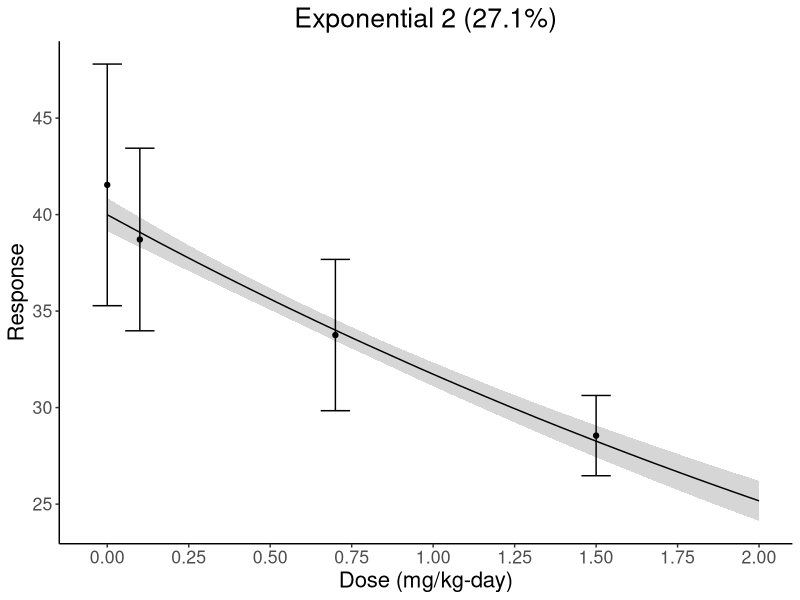
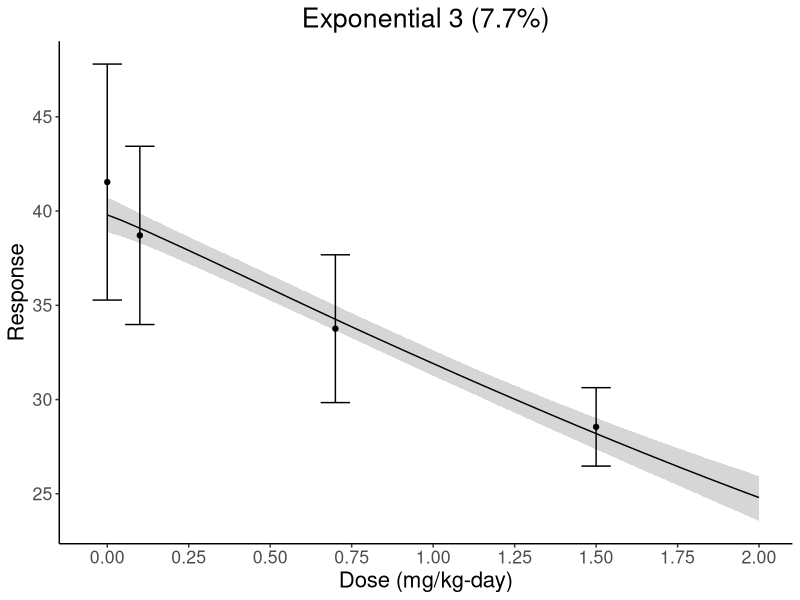
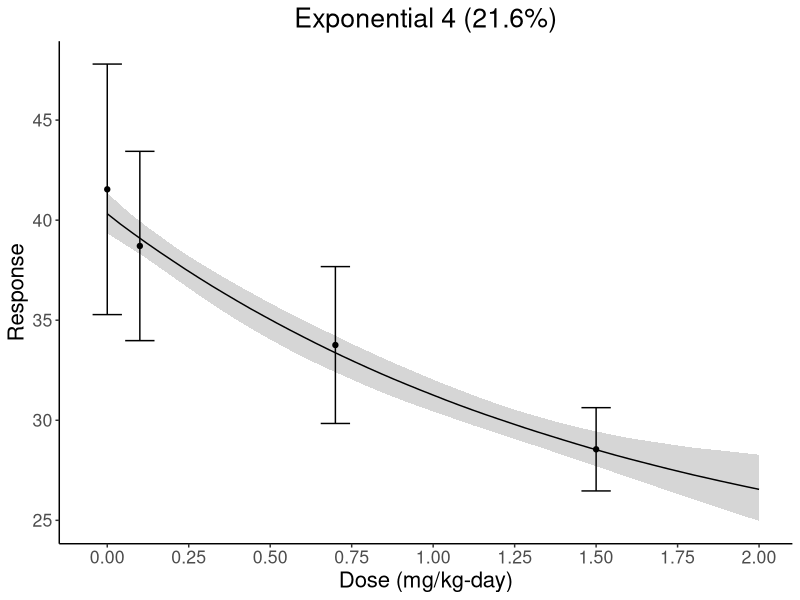
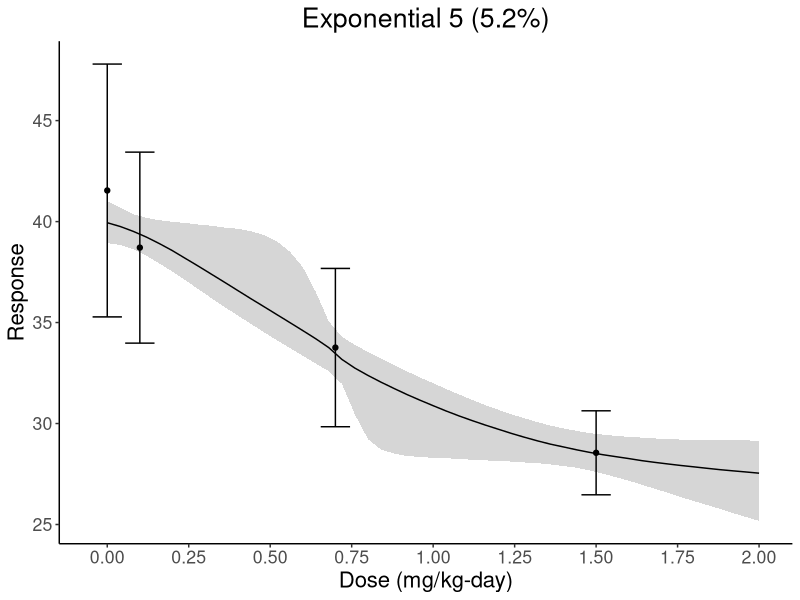
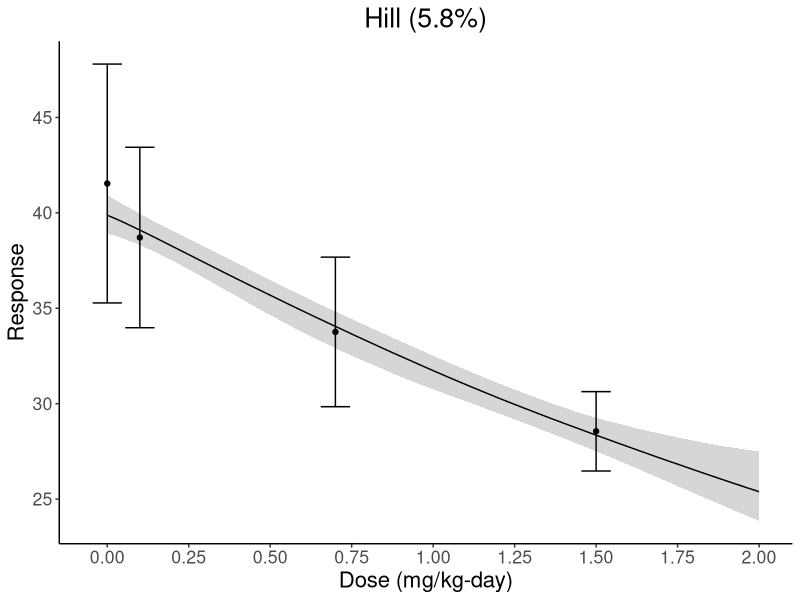
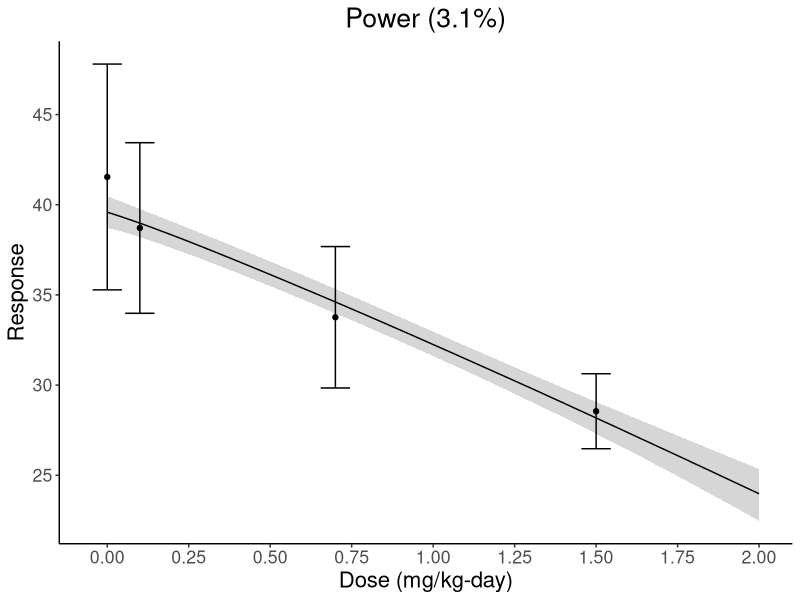
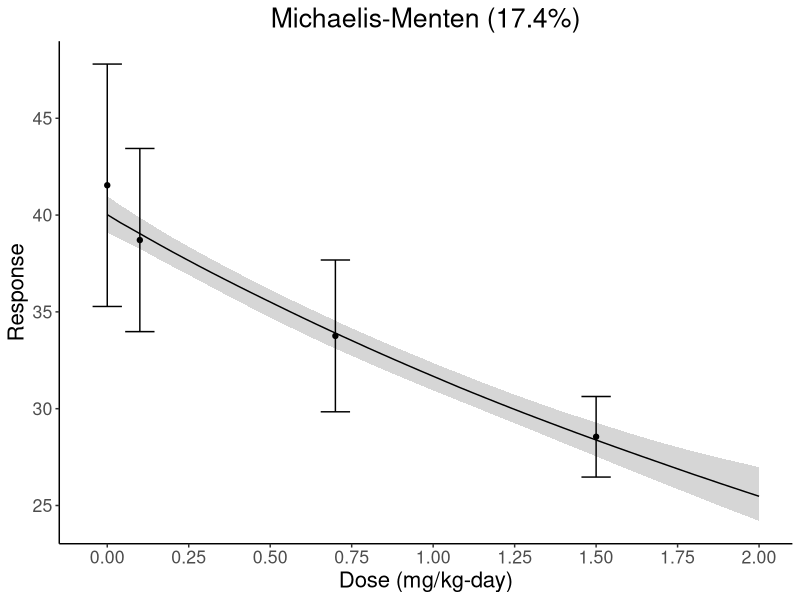
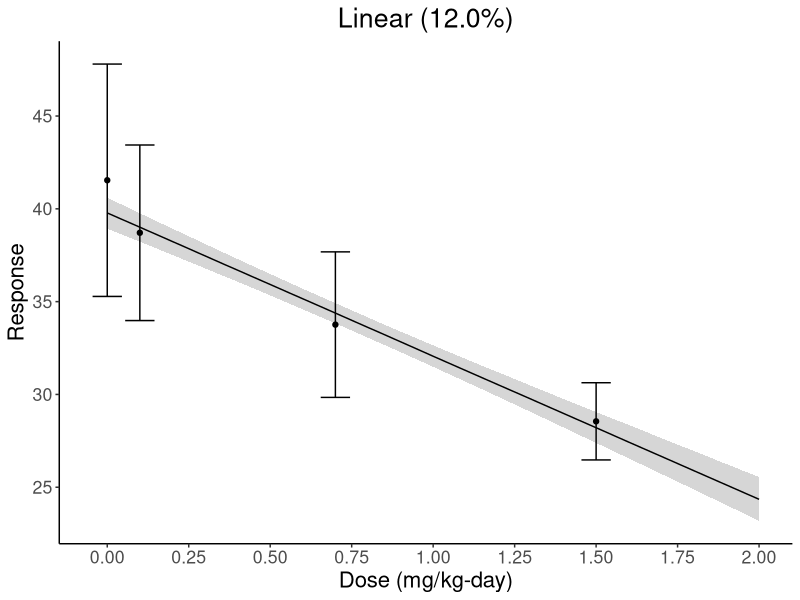

Write R code to recreate these figures, in order.
library(readr)
library(ggplot2)
library(ggpubr)

dose_mice <- read.csv("iverson dose mice.csv")

##female
female_mice <- read.csv("iverson-f-et-al-1995-female-parameters.csv")
dose_mice_female <- dose_mice[5:8,]
dose <- data.frame(dose=seq(from=0, to=2, by=0.04))

#Exp 2
#y=a*exp(b*dose)
Exp2_female <- as.data.frame(matrix(NA, 51, 5000))
for (i in 1:5000){
  a <- female_mice$a[i]
  b <- female_mice$b[i]
  Exp2_female[,i] <- a*exp(b*dose$dose/1.5)
}
#Plot
Exp2_female_quan <- apply(Exp2_female, 1, quantile, prob = c(0.05,0.5,0.95), na.rm = TRUE)
tExp2_female_quan <- t(Exp2_female_quan)
tExp2_female_quan <- cbind(dose, tExp2_female_quan)
Exp2_femaleplot <- ggplot(tExp2_female_quan, aes(x=dose))+
  geom_ribbon(data=tExp2_female_quan, aes(x=dose, y=tExp2_female_quan$`50%`, 
                                          ymin=tExp2_female_quan$`5%`, 
                                          ymax=tExp2_female_quan$`95%`), alpha=0.2) +
  geom_line(data=tExp2_female_quan, aes(x=dose, y=tExp2_female_quan$`50%`))+
  geom_point(data=dose_mice_female, aes(x=dose, y=mean))+
  geom_errorbar(data=dose_mice_female, aes(x=dose, ymin=mean-SD, ymax=mean+SD)) +
  ggtitle("Exponential 2 (27.1%)") +
  theme_classic() +
  theme(plot.title=element_text(hjust=0.5)) +
  theme(text = element_text(size = 16)) +
  xlab("Dose (mg/kg-day)") + ylab("Response")+
  scale_x_continuous(breaks=seq(0,2,by=0.25))+
  scale_y_continuous(breaks=seq(20,50,by=5))
Exp2_femaleplot

#Exp 3
#y=a*exp(b*(dose^g))
Exp3_female <- as.data.frame(matrix(NA, 51, 5000))
for (i in 1:5000){
  a <- female_mice$a[i+5000]
  b <- female_mice$b[i+5000]
  g <- female_mice$g[i+5000]
  Exp3_female[,i] <- a*exp(b*((dose$dose/1.5)^g))
}
#Plot
Exp3_female_quan <- apply(Exp3_female, 1, quantile, prob = c(0.05,0.5,0.95), na.rm = TRUE)
tExp3_female_quan <- t(Exp3_female_quan)
tExp3_female_quan <- cbind(dose, tExp3_female_quan)
Exp3_femaleplot <- ggplot(tExp3_female_quan, aes(x=dose))+
  geom_ribbon(data=tExp3_female_quan, aes(x=dose, y=tExp3_female_quan$`50%`, 
                                          ymin=tExp3_female_quan$`5%`, 
                                          ymax=tExp3_female_quan$`95%`), alpha=0.2) +
  geom_line(data=tExp3_female_quan, aes(x=dose, y=tExp3_female_quan$`50%`))+
  geom_point(data=dose_mice_female, aes(x=dose, y=mean))+
  geom_errorbar(data=dose_mice_female, aes(x=dose, ymin=mean-SD, ymax=mean+SD)) +
  ggtitle("Exponential 3 (7.7%)") +
  theme_classic() +
  theme(plot.title=element_text(hjust=0.5)) +
  theme(text = element_text(size = 16)) +
  xlab("Dose (mg/kg-day)") + ylab("Response")+
  scale_x_continuous(breaks=seq(0,2,by=0.25))+
  scale_y_continuous(breaks=seq(20,50,by=5))
Exp3_femaleplot

#Exp 4
#y=a*[c-(c-1)*exp(-b*dose)]
Exp4_female <- as.data.frame(matrix(NA, 51, 5000))
for (i in 1:5000){
  a <- female_mice$a[i+10000]
  b <- female_mice$b[i+10000]
  c <- female_mice$c[i+10000]
  Exp4_female[,i] <- a*(c-(c-1)*exp(-b*(dose$dose/1.5)))
}
#Plot
Exp4_female_quan <- apply(Exp4_female, 1, quantile, prob = c(0.05,0.5,0.95), na.rm = TRUE)
tExp4_female_quan <- t(Exp4_female_quan)
tExp4_female_quan <- cbind(dose, tExp4_female_quan)
Exp4_femaleplot <- ggplot(tExp4_female_quan, aes(x=dose))+
  geom_ribbon(data=tExp4_female_quan, aes(x=dose, y=tExp4_female_quan$`50%`, 
                                          ymin=tExp4_female_quan$`5%`, 
                                          ymax=tExp4_female_quan$`95%`), alpha=0.2) +
  geom_line(data=tExp4_female_quan, aes(x=dose, y=tExp4_female_quan$`50%`))+
  geom_point(data=dose_mice_female, aes(x=dose, y=mean))+
  geom_errorbar(data=dose_mice_female, aes(x=dose, ymin=mean-SD, ymax=mean+SD))+
  ggtitle("Exponential 4 (21.6%)") +
  theme_classic() +
  theme(plot.title=element_text(hjust=0.5)) +
  theme(text = element_text(size = 16)) +
  xlab("Dose (mg/kg-day)") + ylab("Response")+
  scale_x_continuous(breaks=seq(0,2,by=0.25))+
  scale_y_continuous(breaks=seq(20,50,by=5))
Exp4_femaleplot

#Exp 5
#y=a*[c-(c-1)*exp(-(b*dose)^g)]
Exp5_female <- as.data.frame(matrix(NA, 51, 5000))
for (i in 1:5000){
  a <- female_mice$a[i+15000]
  b <- female_mice$b[i+15000]
  c <- female_mice$c[i+15000]
  g <- female_mice$g[i+15000]
  Exp5_female[,i] <- a*(c-(c-1)*exp(-(b*(dose$dose/1.5))^g))
}
#Plot
Exp5_female_quan <- apply(Exp5_female, 1, quantile, prob = c(0.05,0.5,0.95), na.rm = TRUE)
tExp5_female_quan <- t(Exp5_female_quan)
tExp5_female_quan <- cbind(dose, tExp5_female_quan)
Exp5_femaleplot <- ggplot(tExp5_female_quan, aes(x=dose))+
  geom_ribbon(data=tExp5_female_quan, aes(x=dose, y=tExp5_female_quan$`50%`, 
                                          ymin=tExp5_female_quan$`5%`, 
                                          ymax=tExp5_female_quan$`95%`), alpha=0.2) +
  geom_line(data=tExp5_female_quan, aes(x=dose, y=tExp5_female_quan$`50%`))+
  geom_point(data=dose_mice_female, aes(x=dose, y=mean))+
  geom_errorbar(data=dose_mice_female, aes(x=dose, ymin=mean-SD, ymax=mean+SD))+
  ggtitle("Exponential 5 (5.2%)") +
  theme_classic() +
  theme(plot.title=element_text(hjust=0.5)) +
  theme(text = element_text(size = 16)) +
  xlab("Dose (mg/kg-day)") + ylab("Response")+
  scale_x_continuous(breaks=seq(0,2,by=0.25))+
  scale_y_continuous(breaks=seq(20,50,by=5))
Exp5_femaleplot

#Hill
#y=a+(b*dose^g)/(c^g+dose^g)
Hill_female <- as.data.frame(matrix(NA, 51, 5000))
for (i in 1:5000){
  a <- female_mice$a[i+20000]
  b <- female_mice$b[i+20000]
  c <- female_mice$c[i+20000]
  g <- female_mice$g[i+20000]
  Hill_female[,i] <- a+(b*(dose$dose/1.5)^g)/(c^g+(dose$dose/1.5)^g)
}
#Plot
Hill_female_quan <- apply(Hill_female, 1, quantile, prob = c(0.05,0.5,0.95), na.rm = TRUE)
tHill_female_quan <- t(Hill_female_quan)
tHill_female_quan <- cbind(dose, tHill_female_quan)
Hill_femaleplot <- ggplot(tHill_female_quan, aes(x=dose))+
  geom_ribbon(data=tHill_female_quan, aes(x=dose, y=tHill_female_quan$`50%`, 
                                          ymin=tHill_female_quan$`5%`, 
                                          ymax=tHill_female_quan$`95%`), alpha=0.2) +
  geom_line(data=tHill_female_quan, aes(x=dose, y=tHill_female_quan$`50%`))+
  geom_point(data=dose_mice_female, aes(x=dose, y=mean))+
  geom_errorbar(data=dose_mice_female, aes(x=dose, ymin=mean-SD, ymax=mean+SD))+
  ggtitle("Hill (5.8%)") +
  theme_classic() +
  theme(plot.title=element_text(hjust=0.5)) +
  theme(text = element_text(size = 16)) +
  xlab("Dose (mg/kg-day)") + ylab("Response")+
  scale_x_continuous(breaks=seq(0,2,by=0.25))+
  scale_y_continuous(breaks=seq(20,50,by=5))
Hill_femaleplot

#Power
#y=a+b*(dose^g)
Power_female <- as.data.frame(matrix(NA, 51, 5000))
for (i in 1:5000){
  a <- female_mice$a[i+25000]
  b <- female_mice$b[i+25000]
  g <- female_mice$g[i+25000]
  Power_female[,i] <- a+b*((dose$dose/1.5)^g)
}
#Plot
Power_female_quan <- apply(Power_female, 1, quantile, prob = c(0.05,0.5,0.95), na.rm = TRUE)
tPower_female_quan <- t(Power_female_quan)
tPower_female_quan <- cbind(dose, tPower_female_quan)
Power_femaleplot <- ggplot(tPower_female_quan, aes(x=dose))+
  geom_ribbon(data=tPower_female_quan, aes(x=dose, y=tPower_female_quan$`50%`, 
                                          ymin=tPower_female_quan$`5%`, 
                                          ymax=tPower_female_quan$`95%`), alpha=0.2) +
  geom_line(data=tPower_female_quan, aes(x=dose, y=tPower_female_quan$`50%`))+
  geom_point(data=dose_mice_female, aes(x=dose, y=mean))+
  geom_errorbar(data=dose_mice_female, aes(x=dose, ymin=mean-SD, ymax=mean+SD))+
  ggtitle("Power (3.1%)") +
  theme_classic() +
  theme(plot.title=element_text(hjust=0.5)) +
  theme(text = element_text(size = 16)) +
  xlab("Dose (mg/kg-day)") + ylab("Response")+
  scale_x_continuous(breaks=seq(0,2,by=0.25))+
  scale_y_continuous(breaks=seq(20,50,by=5))
Power_femaleplot

#MichaelisMenten
#y=a+(b*dose)/(c+dose)
Mich_female <- as.data.frame(matrix(NA, 51, 5000))
for (i in 1:5000){
  a <- female_mice$a[i+30000]
  b <- female_mice$b[i+30000]
  c <- female_mice$c[i+30000]
  Mich_female[,i] <- a+(b*(dose$dose/1.5))/(c+dose$dose/1.5)
}
#Plot
Mich_female_quan <- apply(Mich_female, 1, quantile, prob = c(0.05,0.5,0.95), na.rm = TRUE)
tMich_female_quan <- t(Mich_female_quan)
tMich_female_quan <- cbind(dose, tMich_female_quan)
Mich_femaleplot <- ggplot(tMich_female_quan, aes(x=dose))+
  geom_ribbon(data=tMich_female_quan, aes(x=dose, y=tMich_female_quan$`50%`, 
                                          ymin=tMich_female_quan$`5%`, 
                                          ymax=tMich_female_quan$`95%`), alpha=0.2) +
  geom_line(data=tMich_female_quan, aes(x=dose, y=tMich_female_quan$`50%`))+
  geom_point(data=dose_mice_female, aes(x=dose, y=mean))+
  geom_errorbar(data=dose_mice_female, aes(x=dose, ymin=mean-SD, ymax=mean+SD))+
  ggtitle("Michaelis-Menten (17.4%)") +
  theme_classic() +
  theme(plot.title=element_text(hjust=0.5)) +
  theme(text = element_text(size = 16)) +
  xlab("Dose (mg/kg-day)") + ylab("Response")+
  scale_x_continuous(breaks=seq(0,2,by=0.25))+
  scale_y_continuous(breaks=seq(20,50,by=5))
Mich_femaleplot

#Linear
#y=a+b*dose
Linear_female <- as.data.frame(matrix(NA, 51, 5000))
for (i in 1:5000){
  a <- female_mice$a[i+35000]
  b <- female_mice$b[i+35000]
  Linear_female[,i] <- a+b*dose$dose/1.5
}
#Plot
Linear_female_quan <- apply(Linear_female, 1, quantile, prob = c(0.05,0.5,0.95), na.rm = TRUE)
tLinear_female_quan <- t(Linear_female_quan)
tLinear_female_quan <- cbind(dose, tLinear_female_quan)
Linear_femaleplot <- ggplot(tLinear_female_quan, aes(x=dose))+
  geom_ribbon(data=tLinear_female_quan, aes(x=dose, y=tLinear_female_quan$`50%`, 
                                          ymin=tLinear_female_quan$`5%`, 
                                          ymax=tLinear_female_quan$`95%`), alpha=0.2) +
  geom_line(data=tLinear_female_quan, aes(x=dose, y=tLinear_female_quan$`50%`))+
  geom_point(data=dose_mice_female, aes(x=dose, y=mean))+
  geom_errorbar(data=dose_mice_female, aes(x=dose, ymin=mean-SD, ymax=mean+SD))+
  ggtitle("Linear (12.0%)") +
  theme_classic() +
  theme(plot.title=element_text(hjust=0.5)) +
  theme(text = element_text(size = 16)) +
  xlab("Dose (mg/kg-day)") + ylab("Response")+
  scale_x_continuous(breaks=seq(0,2,by=0.25))+
  scale_y_continuous(breaks=seq(20,50,by=5))
Linear_femaleplot

#Combine plots
female_combine <- ggarrange(Exp2_femaleplot, Exp3_femaleplot, Exp4_femaleplot, Exp5_femaleplot,
         Hill_femaleplot, Power_femaleplot, Mich_femaleplot, Linear_femaleplot,
         ncol=2, nrow=4)
female_combine <- annotate_figure(female_combine, top = text_grob("Female mice",
                                                size = 22))
print(female_combine)

##male
male_mice <- read.csv("iverson-f-et-al-1995-male-parameters.csv")
dose_mice_male <- dose_mice[1:4,]
dose <- data.frame(dose=seq(from=0, to=2, by=0.04))

#Exp 2
#y=a*exp(b*dose)
Exp2_male <- as.data.frame(matrix(NA, 51, 5000))
for (i in 1:5000){
  a <- male_mice$a[i]
  b <- male_mice$b[i]
  Exp2_male[,i] <- a*exp(b*dose$dose/1.1)
}
#Plot
Exp2_male_quan <- apply(Exp2_male, 1, quantile, prob = c(0.05,0.5,0.95), na.rm = TRUE)
tExp2_male_quan <- t(Exp2_male_quan)
tExp2_male_quan <- cbind(dose, tExp2_male_quan)
Exp2_maleplot <- ggplot(tExp2_male_quan, aes(x=dose))+
  geom_ribbon(data=tExp2_male_quan, aes(x=dose, y=tExp2_male_quan$`50%`, 
                                          ymin=tExp2_male_quan$`5%`, 
                                          ymax=tExp2_male_quan$`95%`), alpha=0.2) +
  geom_line(data=tExp2_male_quan, aes(x=dose, y=tExp2_male_quan$`50%`))+
  geom_point(data=dose_mice_male, aes(x=dose, y=mean))+
  geom_errorbar(data=dose_mice_male, aes(x=dose, ymin=mean-SD, ymax=mean+SD)) +
  ggtitle("Exponential 2 (22.4%)") +
  theme_classic() +
  theme(plot.title=element_text(hjust=0.5)) +
  theme(text = element_text(size = 16)) +
  xlab("Dose (mg/kg-day)") + ylab("Response")+
  scale_x_continuous(breaks=seq(0,2,by=0.25))+
  scale_y_continuous(limits=c(25,47),breaks=c(25,30,35,40,45),labels=c(25,30,35,40,45))
Exp2_maleplot

#Exp 3
#y=a*exp(b*(dose^g))
Exp3_male <- as.data.frame(matrix(NA, 51, 5000))
for (i in 1:5000){
  a <- male_mice$a[i+5000]
  b <- male_mice$b[i+5000]
  g <- male_mice$g[i+5000]
  Exp3_male[,i] <- a*exp(b*((dose$dose/1.1)^g))
}
#Plot
Exp3_male_quan <- apply(Exp3_male, 1, quantile, prob = c(0.05,0.5,0.95), na.rm = TRUE)
tExp3_male_quan <- t(Exp3_male_quan)
tExp3_male_quan <- cbind(dose, tExp3_male_quan)
Exp3_maleplot <- ggplot(tExp3_male_quan, aes(x=dose))+
  geom_ribbon(data=tExp3_male_quan, aes(x=dose, y=tExp3_male_quan$`50%`, 
                                          ymin=tExp3_male_quan$`5%`, 
                                          ymax=tExp3_male_quan$`95%`), alpha=0.2) +
  geom_line(data=tExp3_male_quan, aes(x=dose, y=tExp3_male_quan$`50%`))+
  geom_point(data=dose_mice_male, aes(x=dose, y=mean))+
  geom_errorbar(data=dose_mice_male, aes(x=dose, ymin=mean-SD, ymax=mean+SD)) +
  ggtitle("Exponential 3 (12.0%)") +
  theme_classic() +
  theme(plot.title=element_text(hjust=0.5)) +
  theme(text = element_text(size = 16)) +
  xlab("Dose (mg/kg-day)") + ylab("Response")+
  scale_x_continuous(breaks=seq(0,2,by=0.25))+
  scale_y_continuous(limits=c(23,47),breaks=c(25,30,35,40,45),labels=c(25,30,35,40,45))
Exp3_maleplot

#Exp 4
#y=a*[c-(c-1)*exp(-b*dose)]
Exp4_male <- as.data.frame(matrix(NA, 51, 5000))
for (i in 1:5000){
  a <- male_mice$a[i+10000]
  b <- male_mice$b[i+10000]
  c <- male_mice$c[i+10000]
  Exp4_male[,i] <- a*(c-(c-1)*exp(-b*(dose$dose/1.1)))
}
#Plot
Exp4_male_quan <- apply(Exp4_male, 1, quantile, prob = c(0.05,0.5,0.95), na.rm = TRUE)
tExp4_male_quan <- t(Exp4_male_quan)
tExp4_male_quan <- cbind(dose, tExp4_male_quan)
Exp4_maleplot <- ggplot(tExp4_male_quan, aes(x=dose))+
  geom_ribbon(data=tExp4_male_quan, aes(x=dose, y=tExp4_male_quan$`50%`, 
                                          ymin=tExp4_male_quan$`5%`, 
                                          ymax=tExp4_male_quan$`95%`), alpha=0.2) +
  geom_line(data=tExp4_male_quan, aes(x=dose, y=tExp4_male_quan$`50%`))+
  geom_point(data=dose_mice_male, aes(x=dose, y=mean))+
  geom_errorbar(data=dose_mice_male, aes(x=dose, ymin=mean-SD, ymax=mean+SD))+
  ggtitle("Exponential 4 (9.0%)") +
  theme_classic() +
  theme(plot.title=element_text(hjust=0.5)) +
  theme(text = element_text(size = 16)) +
  xlab("Dose (mg/kg-day)") + ylab("Response")+
  scale_x_continuous(breaks=seq(0,2,by=0.25))+
  scale_y_continuous(limits=c(25,47),breaks=c(25,30,35,40,45),labels=c(25,30,35,40,45))
Exp4_maleplot

#Exp 5
#y=a*[c-(c-1)*exp(-(b*dose)^g)]
Exp5_male <- as.data.frame(matrix(NA, 51, 5000))
for (i in 1:5000){
  a <- male_mice$a[i+15000]
  b <- male_mice$b[i+15000]
  c <- male_mice$c[i+15000]
  g <- male_mice$g[i+15000]
  Exp5_male[,i] <- a*(c-(c-1)*exp(-(b*(dose$dose/1.1))^g))
}
#Plot
Exp5_male_quan <- apply(Exp5_male, 1, quantile, prob = c(0.05,0.5,0.95), na.rm = TRUE)
tExp5_male_quan <- t(Exp5_male_quan)
tExp5_male_quan <- cbind(dose, tExp5_male_quan)
Exp5_maleplot <- ggplot(tExp5_male_quan, aes(x=dose))+
  geom_ribbon(data=tExp5_male_quan, aes(x=dose, y=tExp5_male_quan$`50%`, 
                                          ymin=tExp5_male_quan$`5%`, 
                                          ymax=tExp5_male_quan$`95%`), alpha=0.2) +
  geom_line(data=tExp5_male_quan, aes(x=dose, y=tExp5_male_quan$`50%`))+
  geom_point(data=dose_mice_male, aes(x=dose, y=mean))+
  geom_errorbar(data=dose_mice_male, aes(x=dose, ymin=mean-SD, ymax=mean+SD))+
  ggtitle("Exponential 5 (6.4%)") +
  theme_classic() +
  theme(plot.title=element_text(hjust=0.5)) +
  theme(text = element_text(size = 16)) +
  xlab("Dose (mg/kg-day)") + ylab("Response")+
  scale_x_continuous(breaks=seq(0,2,by=0.25))+
  scale_y_continuous(limits=c(25,47),breaks=c(25,30,35,40,45),labels=c(25,30,35,40,45))
Exp5_maleplot

#Hill
#y=a+(b*dose^g)/(c^g+dose^g)
Hill_male <- as.data.frame(matrix(NA, 51, 5000))
for (i in 1:5000){
  a <- male_mice$a[i+20000]
  b <- male_mice$b[i+20000]
  c <- male_mice$c[i+20000]
  g <- male_mice$g[i+20000]
  Hill_male[,i] <- a+(b*(dose$dose/1.1)^g)/(c^g+(dose$dose/1.1)^g)
}
#Plot
Hill_male_quan <- apply(Hill_male, 1, quantile, prob = c(0.05,0.5,0.95), na.rm = TRUE)
tHill_male_quan <- t(Hill_male_quan)
tHill_male_quan <- cbind(dose, tHill_male_quan)
Hill_maleplot <- ggplot(tHill_male_quan, aes(x=dose))+
  geom_ribbon(data=tHill_male_quan, aes(x=dose, y=tHill_male_quan$`50%`, 
                                          ymin=tHill_male_quan$`5%`, 
                                          ymax=tHill_male_quan$`95%`), alpha=0.2) +
  geom_line(data=tHill_male_quan, aes(x=dose, y=tHill_male_quan$`50%`))+
  geom_point(data=dose_mice_male, aes(x=dose, y=mean))+
  geom_errorbar(data=dose_mice_male, aes(x=dose, ymin=mean-SD, ymax=mean+SD))+
  ggtitle("Hill (6.5%)") +
  theme_classic() +
  theme(plot.title=element_text(hjust=0.5)) +
  theme(text = element_text(size = 16)) +
  xlab("Dose (mg/kg-day)") + ylab("Response")+
  scale_x_continuous(breaks=seq(0,2,by=0.25))+
  scale_y_continuous(limits=c(25,47),breaks=c(25,30,35,40,45),labels=c(25,30,35,40,45))
Hill_maleplot

#Power
#y=a+b*(dose^g)
Power_male <- as.data.frame(matrix(NA, 51, 5000))
for (i in 1:5000){
  a <- male_mice$a[i+25000]
  b <- male_mice$b[i+25000]
  g <- male_mice$g[i+25000]
  Power_male[,i] <- a+b*((dose$dose/1.1)^g)
}
#Plot
Power_male_quan <- apply(Power_male, 1, quantile, prob = c(0.05,0.5,0.95), na.rm = TRUE)
tPower_male_quan <- t(Power_male_quan)
tPower_male_quan <- cbind(dose, tPower_male_quan)
Power_maleplot <- ggplot(tPower_male_quan, aes(x=dose))+
  geom_ribbon(data=tPower_male_quan, aes(x=dose, y=tPower_male_quan$`50%`, 
                                           ymin=tPower_male_quan$`5%`, 
                                           ymax=tPower_male_quan$`95%`), alpha=0.2) +
  geom_line(data=tPower_male_quan, aes(x=dose, y=tPower_male_quan$`50%`))+
  geom_point(data=dose_mice_male, aes(x=dose, y=mean))+
  geom_errorbar(data=dose_mice_male, aes(x=dose, ymin=mean-SD, ymax=mean+SD))+
  ggtitle("Power (11.0%)") +
  theme_classic() +
  theme(plot.title=element_text(hjust=0.5)) +
  theme(text = element_text(size = 16)) +
  xlab("Dose (mg/kg-day)") + ylab("Response")+
  scale_x_continuous(breaks=seq(0,2,by=0.25))+
  scale_y_continuous(limits=c(20,47),breaks=c(25,30,35,40,45),labels=c(25,30,35,40,45))
Power_maleplot

#MichaelisMenten
#y=a+(b*dose)/(c+dose)
Mich_male <- as.data.frame(matrix(NA, 51, 5000))
for (i in 1:5000){
  a <- male_mice$a[i+30000]
  b <- male_mice$b[i+30000]
  c <- male_mice$c[i+30000]
  Mich_male[,i] <- a+(b*(dose$dose/1.1))/(c+dose$dose/1.1)
}
#Plot
Mich_male_quan <- apply(Mich_male, 1, quantile, prob = c(0.05,0.5,0.95), na.rm = TRUE)
tMich_male_quan <- t(Mich_male_quan)
tMich_male_quan <- cbind(dose, tMich_male_quan)
Mich_maleplot <- ggplot(tMich_male_quan, aes(x=dose))+
  geom_ribbon(data=tMich_male_quan, aes(x=dose, y=tMich_male_quan$`50%`, 
                                          ymin=tMich_male_quan$`5%`, 
                                          ymax=tMich_male_quan$`95%`), alpha=0.2) +
  geom_line(data=tMich_male_quan, aes(x=dose, y=tMich_male_quan$`50%`))+
  geom_point(data=dose_mice_male, aes(x=dose, y=mean))+
  geom_errorbar(data=dose_mice_male, aes(x=dose, ymin=mean-SD, ymax=mean+SD))+
  ggtitle("Michaelis-Menten (5.8%)") +
  theme_classic() +
  theme(plot.title=element_text(hjust=0.5)) +
  theme(text = element_text(size = 16)) +
  xlab("Dose (mg/kg-day)") + ylab("Response")+
  scale_x_continuous(breaks=seq(0,2,by=0.25))+
  scale_y_continuous(limits=c(25,47),breaks=c(25,30,35,40,45),labels=c(25,30,35,40,45))
Mich_maleplot

#Linear
#y=a+b*dose
Linear_male <- as.data.frame(matrix(NA, 51, 5000))
for (i in 1:5000){
  a <- male_mice$a[i+35000]
  b <- male_mice$b[i+35000]
  Linear_male[,i] <- a+b*dose$dose/1.1
}
#Plot
Linear_male_quan <- apply(Linear_male, 1, quantile, prob = c(0.05,0.5,0.95), na.rm = TRUE)
tLinear_male_quan <- t(Linear_male_quan)
tLinear_male_quan <- cbind(dose, tLinear_male_quan)
Linear_maleplot <- ggplot(tLinear_male_quan, aes(x=dose))+
  geom_ribbon(data=tLinear_male_quan, aes(x=dose, y=tLinear_male_quan$`50%`, 
                                            ymin=tLinear_male_quan$`5%`, 
                                            ymax=tLinear_male_quan$`95%`), alpha=0.2) +
  geom_line(data=tLinear_male_quan, aes(x=dose, y=tLinear_male_quan$`50%`))+
  geom_point(data=dose_mice_male, aes(x=dose, y=mean))+
  geom_errorbar(data=dose_mice_male, aes(x=dose, ymin=mean-SD, ymax=mean+SD))+
  ggtitle("Linear (27.0%)") +
  theme_classic() +
  theme(plot.title=element_text(hjust=0.5)) +
  theme(text = element_text(size = 16)) +
  xlab("Dose (mg/kg-day)") + ylab("Response")+
  scale_x_continuous(breaks=seq(0,2,by=0.25))+
  scale_y_continuous(limits=c(25,47),breaks=c(25,30,35,40,45),labels=c(25,30,35,40,45))
Linear_maleplot

#Combine plots
male_combine <- ggarrange(Exp2_maleplot, Exp3_maleplot, Exp4_maleplot, Exp5_maleplot,
                            Hill_maleplot, Power_maleplot, Mich_maleplot, Linear_maleplot,
                            ncol=2, nrow=4)
male_combine <- annotate_figure(male_combine, top = text_grob("Male mice",
                                                              size = 22))
print(male_combine)          

#combine male and female models
doseresponse <- ggarrange(male_combine, female_combine,
                           ncol = 2, nrow = 1)
print(doseresponse)

#posterior model average
bmds_f <- read.csv("iverson-f-et-al-1995-female-bmds.csv")
bmds_m <- read.csv("iverson-f-et-al-1995-male-bmds.csv")

quantile(bmds_f$model_average, prob=c(0.5, 0.05, 0.95))
quantile(bmds_m$model_average, prob=c(0.5, 0.05, 0.95))

bmds.average_f <- ggplot(bmds_f, aes(x=model_average)) + geom_density() +
  ggtitle("Model Average") + 
  theme_classic() +
  theme(plot.title = element_text(hjust = 0.5),
        text = element_text(size = 16))+
  annotate("text", x=0.22, y=1, label= "0.22 [0.14-0.30]", size=5) +
  annotate("pointrange", x = 0.22, y = 0, xmin = quantile(bmds_f$model_average, prob=c(0.05)), xmax = quantile(bmds_f$model_average, prob=c(0.95)), size =1) +
  scale_x_continuous(limit=c(0,0.5), breaks=seq(0,0.5,by=0.1))+
  scale_y_continuous(breaks=seq(0,12,by=2))+
  xlab("Dose (mg/kg-day)")+ylab("density")
print(bmds.average_f)

bmds.average_m <- ggplot(bmds_m, aes(x=model_average)) + geom_density() +
  ggtitle("Model Average") + 
  theme_classic() +
  theme(plot.title = element_text(hjust = 0.5),
        text = element_text(size = 16))+
  annotate("text", x=0.3, y=1, label= "0.27 [0.22-0.42]", size=5) +
  annotate("pointrange", x = 0.27, y = 0, xmin = quantile(bmds_m$model_average, prob=c(0.05)), xmax = quantile(bmds_m$model_average, prob=c(0.95)), size =1) +
  scale_x_continuous(limit=c(0,0.5), breaks=seq(0,0.5,by=0.1))+
  scale_y_continuous(breaks=seq(0,12,by=2))+
  xlab("Dose (mg/kg-day)")+ylab("density")
print(bmds.average_m)

modelaverage <- ggarrange(bmds.average_m, bmds.average_f,
                           ncol = 2, nrow = 1)
print(modelaverage)

#combine into one graph
BBMD <- ggarrange(doseresponse, modelaverage, ncol=1, nrow=2,
                  heights = c(12, 6))
print(BBMD)
ggsave("BBMD.pdf",plot=BBMD, width=20, height=18)
